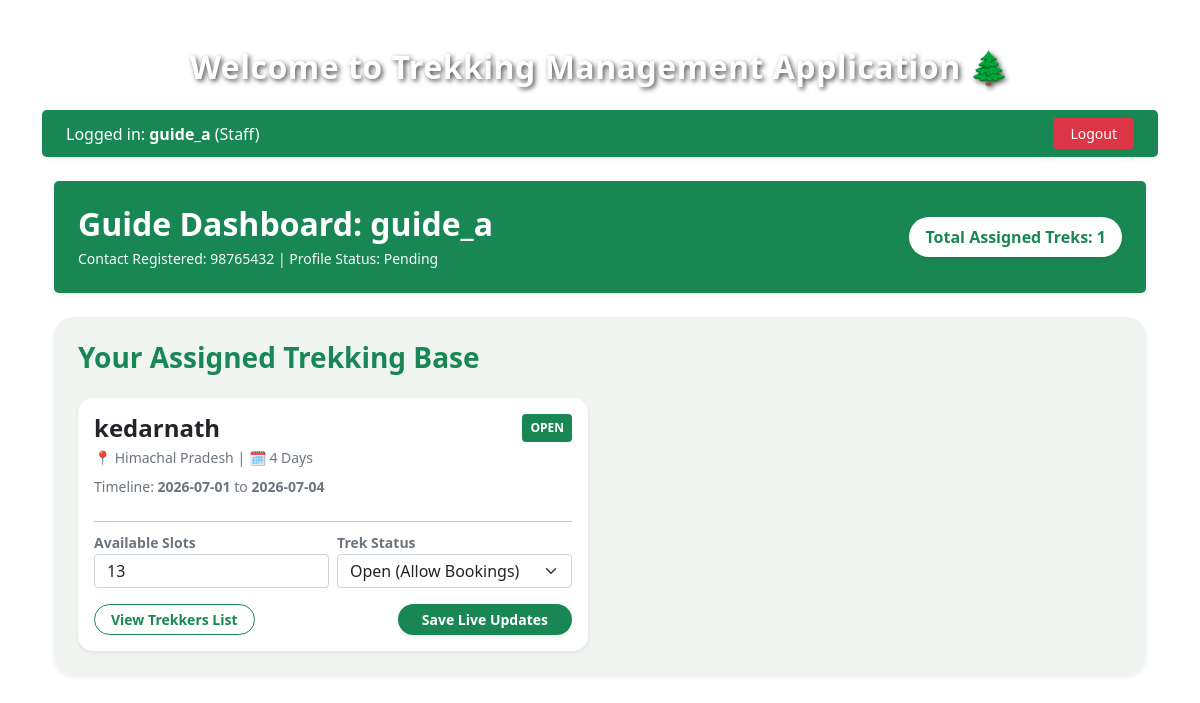
Screenshot of /staff/dashboard (signed in) with the database file from the repository.
### applications/models.py (models this page shows)
class StaffProfile(db.Model):
    __tablename__ = 'staff_profiles'
    id = db.Column(db.Integer, primary_key=True)
    user_id = db.Column(db.Integer, db.ForeignKey('users.id'), nullable=False, unique=True)
    contact_details = db.Column(db.String(15), nullable=True)
    status = db.Column(db.String(20), default='Active', nullable=False)
    assigned_treks = db.relationship('Trek', backref='assigned_staff')

class Trek(db.Model):
    __tablename__ = 'treks'
    id = db.Column(db.Integer, primary_key=True)
    name = db.Column(db.String(100), nullable=False)
    location = db.Column(db.String(100), nullable=False)
    difficulty = db.Column(db.String(20), nullable=False)
    duration = db.Column(db.Integer, nullable=False)
    available_slots = db.Column(db.Integer, nullable=False)
    status = db.Column(db.String(20), default='Pending', nullable=False)
    start_date = db.Column(db.Date, nullable=False)
    end_date = db.Column(db.Date, nullable=False)
    staff_id = db.Column(db.Integer, db.ForeignKey('staff_profiles.id'), nullable=True)
    bookings = db.relationship('Booking', backref='trek_details', cascade="all, delete-orphan")

### applications/controllers.py (the view)
@app.route('/staff/dashboard')
def staff_dashboard():
    if session.get('role') != 'staff':
        flash('Unauthorized Access! Please login as Trek Staff.', 'danger')
        return redirect(url_for('login'))
    user_id = session.get('user_id')
    staff_prof = StaffProfile.query.filter_by(user_id=user_id).first()
    if not staff_prof:
        flash('Staff profile records not found!', 'danger')
        return redirect(url_for('login'))
    assigned_treks = Trek.query.filter_by(staff_id=staff_prof.id).all()
    return render_template(
        'staff_dashboard.html',
        profile=staff_prof,
        treks=assigned_treks
    )

### templates/staff_dashboard.html (shortened to what this page needs)
{% extends 'base.html' %}
{% block content %}
<div class="container mt-4 mb-5">
    <div class="p-4 mb-4 text-white rounded-3 bg-green shadow-sm d-flex justify-content-between align-items-center flex-wrap">
        <div>
            <h2 class="fw-bold m-0">Guide Dashboard: {{ session.get('username') }} </h2>
            <p class="m-0 text-light opacity-75 small mt-1">Contact Registered: {{ profile.contact_details }} | Profile Status: {{ profile.status }}</p>
        </div>
        <div class="bg-white text-green px-3 py-2 fw-bold rounded-pill shadow-sm">
            Total Assigned Treks: {{ treks|length }}
        </div>
    </div>
    <div class="card p-4 border-0 shadow-sm" style="border-radius: 20px; background: rgba(240, 245, 241, 0.95);">
        <h3 class="text-green fw-bold mb-4">Your Assigned Trekking Base</h3>
        <div class="row g-4">
            {% for t in treks %}
            <div class="col-md-6">
                <div class="card h-100 border-0 shadow-sm p-3 bg-white" style="border-radius: 15px;">
                    <div class="d-flex justify-content-between align-items-start">
                        <div>
                            <h4 class="fw-bold text-dark mb-1">{{ t.name }}</h4>
                            <p class="text-muted small mb-2">📍 {{ t.location }} | 🗓️ {{ t.duration }} Days</p>
                            <p class="text-secondary small">Timeline: <strong>{{ t.start_date }}</strong> to <strong>{{ t.end_date }}</strong></p>
                        </div>
                        <span class="badge {% if t.status=='Open' %}bg-success{% elif t.status=='Closed' %}bg-danger{% else %}bg-secondary{% endif %} p-2">
                            {{ t.status|upper }}
                        </span>
                    </div>
                    <hr class="my-2">
                    <form action="/staff/update_trek/{{ t.id }}" method="POST" class="row g-2 align-items-end">
                        <div class="col-6">
                            <label class="form-label small fw-bold text-muted m-0">Available Slots</label>
                            <input type="number" name="slots" class="form-control py-1" value="{{ t.available_slots }}" min="0" required>
                        </div>
                        <div class="col-6">
                            <label class="form-label small fw-bold text-muted m-0">Trek Status</label>
                            <select name="status" class="form-select form-control py-1">
                                <option value="Open" {% if t.status=='Open' %}selected{% endif %}>Open (Allow Bookings)</option>
                            </select>
                        </div>
                        <div class="col-12 mt-3 d-flex justify-content-between">
                            <a href="/staff/trek/{{ t.id }}/participants" class="btn btn-outline-success fw-bold btn-sm rounded-pill px-3">
                                 View Trekkers List
                            </a>
                            <button type="submit" class="btn btn-green btn-sm fw-bold rounded-pill px-4 shadow-sm">
                                Save Live Updates
                            </button>
                        </div>
                    </form>
                </div>
            </div>
            {% endfor %}
        </div>
    </div>
</div>
{% endblock %}

### templates/base.html (style rules this page uses)
body { background: url('https://images.unsplash.com/photo-1473448912268-2022ce9509d8?auto=format&fit=crop&w=1950&q=80') no-repeat center center fixed; background-size: cover; min-height: 100vh; }
.text-green { color: #198754 !important; }
.bg-green { background-color: #198754 !important; }
.btn-green { background-color: #198754; color: white; border: none; transition: all 0.2s ease; }

### rows the page displays
StaffProfile: contact_details "98765432", status "Pending"
Trek: name "kedarnath", location "Himachal Pradesh", duration "4", start_date "2026-07-01", end_date "2026-07-04", status "OPEN", slots "13", status "Open (Allow Bookings)"

### other values shown
{{ session.get('username') }} "guide_a"
{{ session.get('role')|capitalize }} "Staff"
{{ treks|length }} "1"
